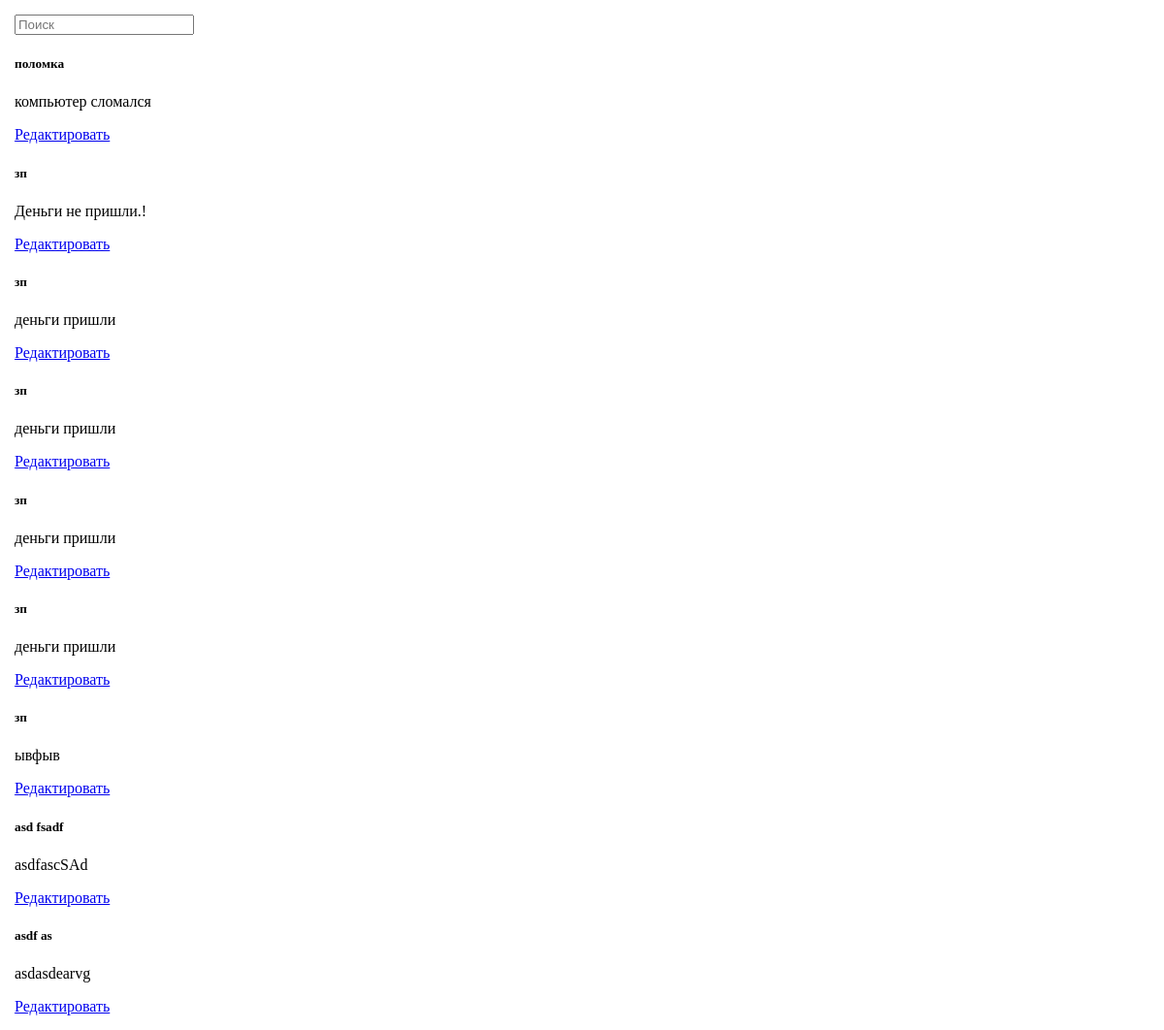
/ticket/list-ticket (signed in), run on an earlier commit of the app's database.
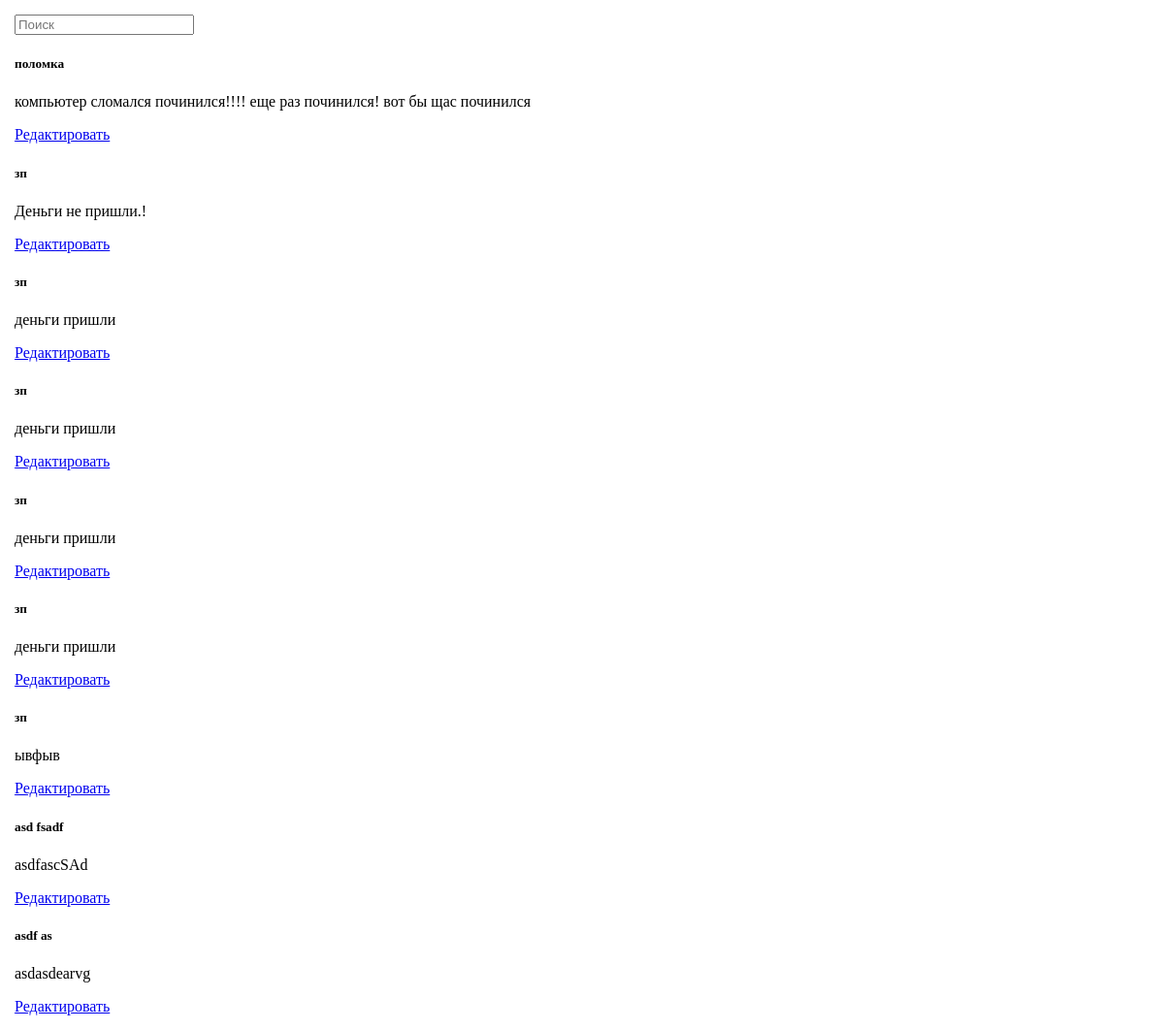
And on a later commit of the database.
### ticket/models.py (models this page shows, shortened)
class Ticket(models.Model):
    user = models.ForeignKey(User,
                             verbose_name='Пользователь',
                             on_delete=models.CASCADE)
    category = models.ForeignKey(CategoryTicket,
                                 verbose_name='категория',
                                 on_delete=models.CASCADE)
    title = models.CharField('Тема', max_length=100)
    text = models.TextField('Текст письма', max_length=1000)
    class Meta:
        verbose_name_plural = 'Тикеты'
        verbose_name = 'Тикет'

### ticket/views.py (the view)
# urls.py: path('list-ticket', views.ListTicket.as_view(), name='list-ticket'),
class ListTicket(ListView):
    model = Ticket
    context_object_name = "tickets"
    template_name = 'ticket/list_ticket.html'
    def get_queryset(self):
        return Ticket.objects.filter(user=self.request.user)  # юзер может смотреть толь свои тикеты

### templates/ticket/list_ticket.html
{% extends 'base.html' %}
{% block content %}
    {% for ticket in tickets %}
        <h5>{{ ticket.title }}</h5>
        <p>{{ ticket.text }}</p>
        <a href="{% url 'update-ticket' pk=ticket.id %}">Редактировать</a>
    {% endfor %}
{% endblock content %}

What changed in the data, as far as the page shows it:
changed Ticket "поломка": text "компьютер сломался" → "компьютер сломался починился!!!! еще раз починился! вот бы щас починился"
